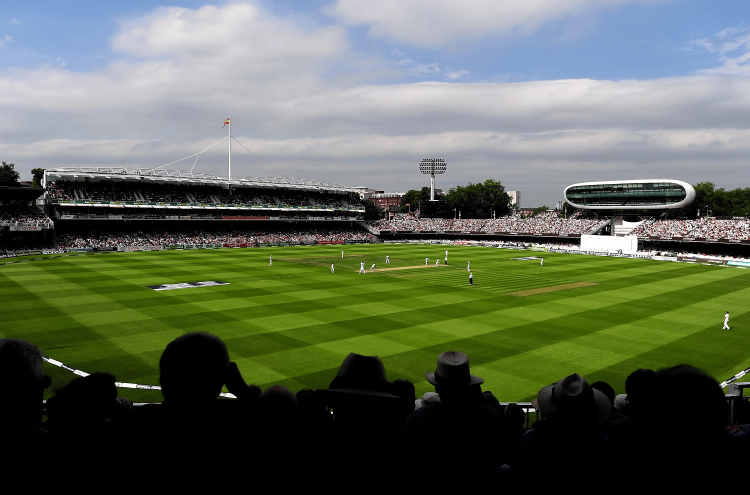
#> input picture OpenCV/Resources/lords.png, 1500 x 990 px (shown at 1/2 size)
$ python ImageProcessing.py
#> lines starting #> are read from the running program, lines starting #| are printed output that depends on the picture
#importing required packages
import cv2
import numpy as np

#reading image in BGR and grayscale and resizing it
img = cv2.imread("Resources/lords.png")
#> img is the input picture: shape (990, 1500, 3); mean B, G, R 86.1, 103, 93.4
imgGreyscale = cv2.imread("Resources/lords.png",0)
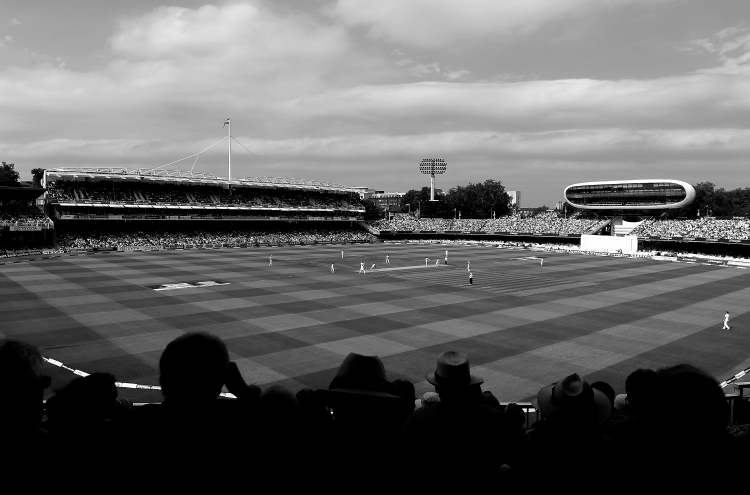
#> imgGreyscale: shape (990, 1500) (shown at 1/2 size); min 0, max 254, mean 97.8
imgResized = cv2.resize(img, (600, 396))
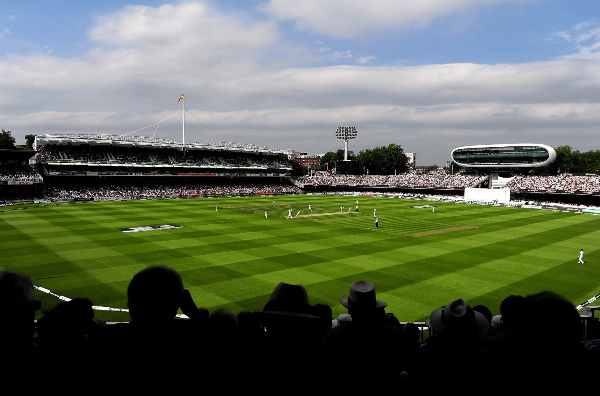
#> imgResized: shape (396, 600, 3); mean B, G, R 86.1, 103, 93.4
imgGreyResized = cv2.resize(imgGreyscale, (600, 396))
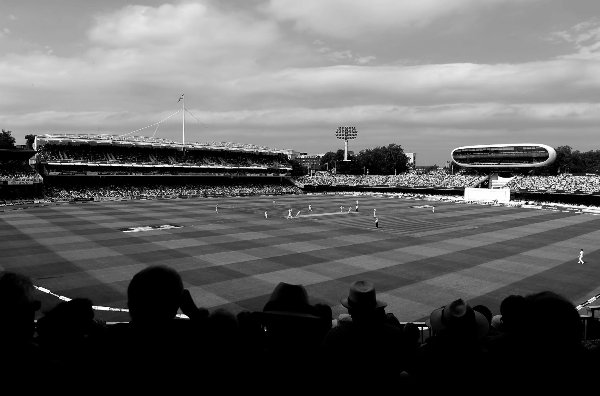
#> imgGreyResized: shape (396, 600); min 0, max 254, mean 97.8
imgGray = cv2.cvtColor(imgResized, cv2.COLOR_BGR2GRAY)
imgGrayReshaped = cv2.cvtColor(imgGreyResized,cv2.COLOR_GRAY2BGR)
#print(imgResized.shape,imgGrayReshaped.shape)

#stacking two images together
img2 = np.hstack((imgResized,imgGrayReshaped))
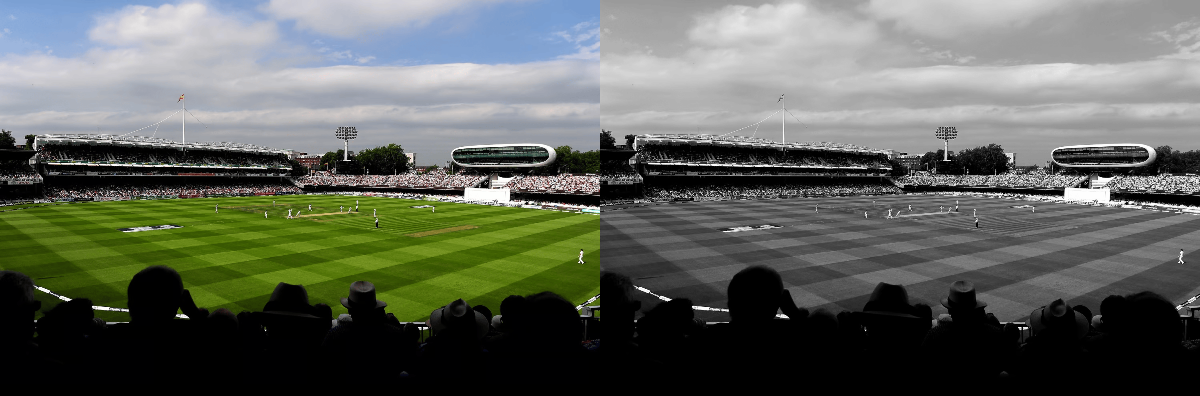
#> img2: shape (396, 1200, 3); mean B, G, R 91.9, 100.4, 95.6
greyname = "Resources/GreyLords.png"
cv2.imshow("Lords", imgResized)
cv2.imshow("Grey Lords", imgGray)
cv2.imshow("Lords Ground", img2)
#image will be displayed for 5 seconds
cv2.waitKey(5000)
#save the grayscale image
cv2.imwrite(greyname, imgGray)
